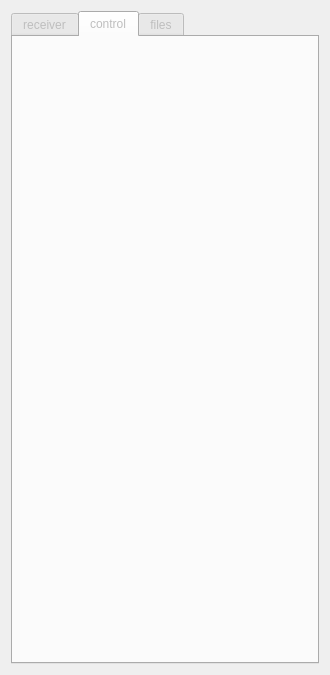
<?xml version="1.0" encoding="UTF-8"?>
<ui version="4.0">
 <class>sidePannel</class>
 <widget class="QWidget" name="sidePannel">
  <property name="geometry">
   <rect>
    <x>0</x>
    <y>0</y>
    <width>330</width>
    <height>675</height>
   </rect>
  </property>
  <property name="windowTitle">
   <string>Form</string>
  </property>
  <layout class="QHBoxLayout" name="horizontalLayout">
   <item>
    <layout class="QVBoxLayout" name="verticalLayout_5">
     <property name="topMargin">
      <number>0</number>
     </property>
     <property name="rightMargin">
      <number>0</number>
     </property>
     <item>
      <layout class="QFormLayout" name="statusLayout">
       <property name="sizeConstraint">
        <enum>QLayout::SetDefaultConstraint</enum>
       </property>
       <property name="fieldGrowthPolicy">
        <enum>QFormLayout::FieldsStayAtSizeHint</enum>
       </property>
       <property name="topMargin">
        <number>0</number>
       </property>
       <property name="bottomMargin">
        <number>0</number>
       </property>
      </layout>
     </item>
     <item>
      <widget class="QTabWidget" name="controlPannel">
       <property name="enabled">
        <bool>false</bool>
       </property>
       <property name="sizePolicy">
        <sizepolicy hsizetype="Expanding" vsizetype="Expanding">
         <horstretch>0</horstretch>
         <verstretch>0</verstretch>
        </sizepolicy>
       </property>
       <property name="minimumSize">
        <size>
         <width>0</width>
         <height>0</height>
        </size>
       </property>
       <property name="tabShape">
        <enum>QTabWidget::Rounded</enum>
       </property>
       <property name="currentIndex">
        <number>1</number>
       </property>
       <property name="usesScrollButtons">
        <bool>true</bool>
       </property>
       <property name="tabsClosable">
        <bool>false</bool>
       </property>
       <property name="movable">
        <bool>true</bool>
       </property>
       <widget class="QWidget" name="tabReceiver">
        <attribute name="title">
         <string>receiver</string>
        </attribute>
        <layout class="QHBoxLayout" name="horizontalLayout_8">
         <item>
          <layout class="QVBoxLayout" name="receiverLayout"/>
         </item>
        </layout>
       </widget>
       <widget class="QWidget" name="tabControl">
        <attribute name="title">
         <string>control</string>
        </attribute>
        <layout class="QVBoxLayout" name="verticalLayout_2">
         <item>
          <layout class="QVBoxLayout" name="controlLayout"/>
         </item>
        </layout>
       </widget>
       <widget class="QWidget" name="tabFiles">
        <attribute name="title">
         <string>files</string>
        </attribute>
        <layout class="QVBoxLayout" name="verticalLayout_6">
         <item>
          <layout class="QVBoxLayout" name="filesLayout"/>
         </item>
        </layout>
       </widget>
      </widget>
     </item>
    </layout>
   </item>
  </layout>
 </widget>
 <resources/>
 <connections/>
</ui>
